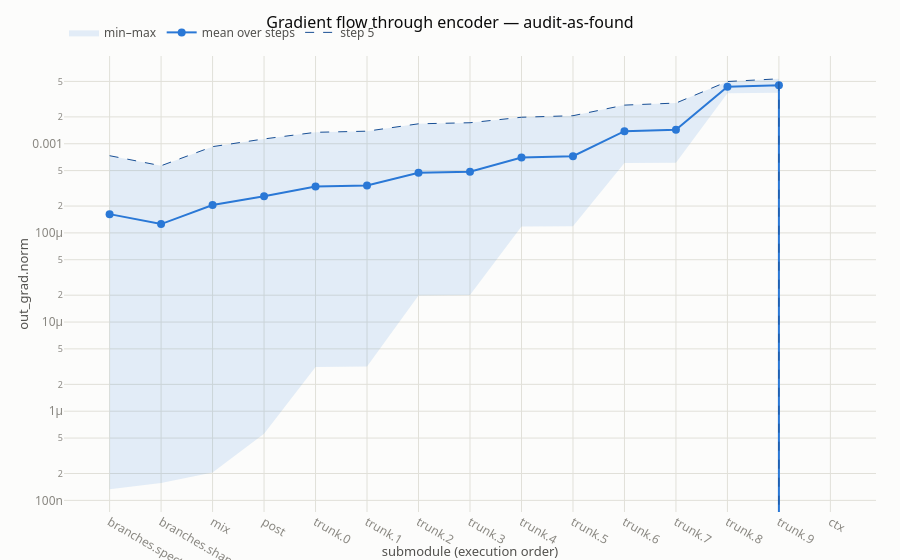

Here is the notebook cell this chart was saved with:
### Code cell
view.plot_module_flow("encoder")

### Figure 1 — Plotly figure (JSON) as saved in the notebook; plotly's stock layout.template omitted (floating-point values rounded to 4 significant figures)
{"data": [{"fill": "toself", "fillcolor": "rgba(42, 120, 214, 0.12)", "hoverinfo": "skip", "line": {"width": 0}, "name": "min–max", "type": "scatter", "x": ["branches.spectral", "branches.shape", "mix", "post", "trunk.0", "trunk.1", "trunk.2", "trunk.3", "trunk.4", "trunk.5", "trunk.6", "trunk.7", "trunk.8", "trunk.9", "ctx", "ctx", "trunk.9", "trunk.8", "trunk.7", "trunk.6", "trunk.5", "trunk.4", "trunk.3", "trunk.2", "trunk.1", "trunk.0", "post", "mix", "branches.shape", "branches.spectral"], "y": [0.0007345, 0.0005665, 0.0009276, 0.001132, 0.001343, 0.001383, 0.001674, 0.00172, 0.001983, 0.002063, 0.002713, 0.002859, 0.004986, 0.005351, 0.0, 0.0, 0.003743, 0.003691, 0.0006118, 0.0006069, 0.0001189, 0.0001179, 2.012e-05, 1.982e-05, 3.164e-06, 3.128e-06, 5.575e-07, 2.053e-07, 1.561e-07, 1.334e-07]}, {"hovertemplate": "%{x}<br>mean out_grad.norm = %{y:.3e}<extra></extra>", "line": {"color": "#2a78d6", "width": 2}, "marker": {"size": 8}, "mode": "lines+markers", "name": "mean over steps", "type": "scatter", "x": ["branches.spectral", "branches.shape", "mix", "post", "trunk.0", "trunk.1", "trunk.2", "trunk.3", "trunk.4", "trunk.5", "trunk.6", "trunk.7", "trunk.8", "trunk.9", "ctx"], "y": [0.0001624, 0.0001256, 0.0002052, 0.0002574, 0.0003308, 0.0003398, 0.000472, 0.0004846, 0.0007006, 0.0007251, 0.001384, 0.001435, 0.004365, 0.004524, 0.0]}, {"hovertemplate": "%{x}<br>step 5 = %{y:.3e}<extra></extra>", "line": {"color": "#184f95", "dash": "dash", "width": 1}, "mode": "lines", "name": "step 5", "type": "scatter", "x": ["branches.spectral", "branches.shape", "mix", "post", "trunk.0", "trunk.1", "trunk.2", "trunk.3", "trunk.4", "trunk.5", "trunk.6", "trunk.7", "trunk.8", "trunk.9", "ctx"], "y": [0.0007345, 0.0005665, 0.0009276, 0.001132, 0.001343, 0.001383, 0.001674, 0.00172, 0.001983, 0.002063, 0.002713, 0.002859, 0.004986, 0.005351, 0.0]}], "layout": {"hovermode": "x unified", "title": {"text": "Gradient flow through encoder — audit-as-found"}, "xaxis": {"title": {"text": "submodule (execution order)"}, "type": "category"}, "yaxis": {"title": {"text": "out_grad.norm"}, "type": "log"}}}
